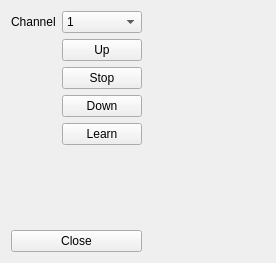
<?xml version="1.0" encoding="UTF-8"?>
<ui version="4.0">
 <class>eleroManager</class>
 <widget class="QWidget" name="eleroManager">
  <property name="geometry">
   <rect>
    <x>0</x>
    <y>0</y>
    <width>276</width>
    <height>263</height>
   </rect>
  </property>
  <property name="windowTitle">
   <string>Form</string>
  </property>
  <layout class="QGridLayout" name="gridLayout">
   <item row="5" column="1">
    <spacer name="verticalSpacer">
     <property name="orientation">
      <enum>Qt::Vertical</enum>
     </property>
     <property name="sizeHint" stdset="0">
      <size>
       <width>20</width>
       <height>40</height>
      </size>
     </property>
    </spacer>
   </item>
   <item row="6" column="0" colspan="2">
    <widget class="QPushButton" name="btnClose">
     <property name="text">
      <string>Close</string>
     </property>
    </widget>
   </item>
   <item row="0" column="1">
    <widget class="QComboBox" name="comboChannel">
     <item>
      <property name="text">
       <string>1</string>
      </property>
     </item>
     <item>
      <property name="text">
       <string>2</string>
      </property>
     </item>
     <item>
      <property name="text">
       <string>3</string>
      </property>
     </item>
     <item>
      <property name="text">
       <string>4</string>
      </property>
     </item>
     <item>
      <property name="text">
       <string>5</string>
      </property>
     </item>
     <item>
      <property name="text">
       <string>6</string>
      </property>
     </item>
     <item>
      <property name="text">
       <string>7</string>
      </property>
     </item>
     <item>
      <property name="text">
       <string>8</string>
      </property>
     </item>
     <item>
      <property name="text">
       <string>9</string>
      </property>
     </item>
     <item>
      <property name="text">
       <string>10</string>
      </property>
     </item>
     <item>
      <property name="text">
       <string>11</string>
      </property>
     </item>
     <item>
      <property name="text">
       <string>12</string>
      </property>
     </item>
     <item>
      <property name="text">
       <string>13</string>
      </property>
     </item>
     <item>
      <property name="text">
       <string>14</string>
      </property>
     </item>
     <item>
      <property name="text">
       <string>15</string>
      </property>
     </item>
    </widget>
   </item>
   <item row="2" column="1">
    <widget class="QPushButton" name="btnStop">
     <property name="text">
      <string>Stop</string>
     </property>
    </widget>
   </item>
   <item row="3" column="1">
    <widget class="QPushButton" name="btnDown">
     <property name="text">
      <string>Down</string>
     </property>
    </widget>
   </item>
   <item row="0" column="0">
    <widget class="QLabel" name="label">
     <property name="text">
      <string>Channel</string>
     </property>
    </widget>
   </item>
   <item row="1" column="1">
    <widget class="QPushButton" name="btnUp">
     <property name="text">
      <string>Up</string>
     </property>
    </widget>
   </item>
   <item row="4" column="1">
    <widget class="QPushButton" name="btnLearn">
     <property name="text">
      <string>Learn</string>
     </property>
     <property name="checkable">
      <bool>true</bool>
     </property>
    </widget>
   </item>
   <item row="2" column="2">
    <spacer name="horizontalSpacer">
     <property name="orientation">
      <enum>Qt::Horizontal</enum>
     </property>
     <property name="sizeHint" stdset="0">
      <size>
       <width>40</width>
       <height>20</height>
      </size>
     </property>
    </spacer>
   </item>
  </layout>
 </widget>
 <resources/>
 <connections/>
</ui>
